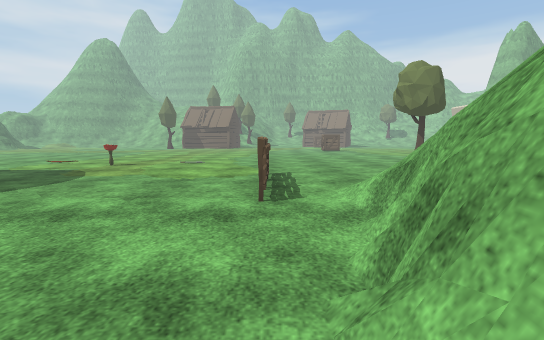
View 1 (above)

21 first-person views from a walk through a scene from a Unity 3-D project. The camera is 1.2 m above the floor, tilts 6° down and sees 85° across. The floor is counted in squares, 1 m on a side. Each view is taken from the middle of a square. On the plan, view 1 faces up. The plan holds only what a view shows up to about 13 squares ahead; the rest is blank. The place goes on beyond the plan. Some animated figures are not drawn. Some surface patterns are stand-ins.

View 2
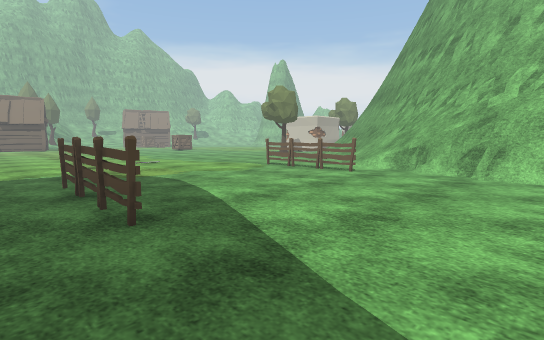

View 3
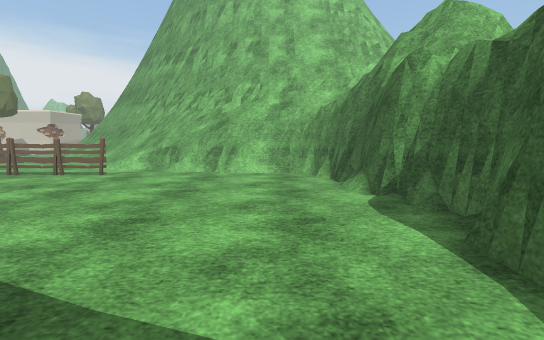

View 4
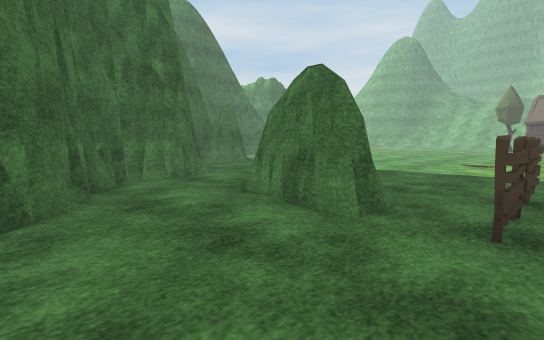

View 5
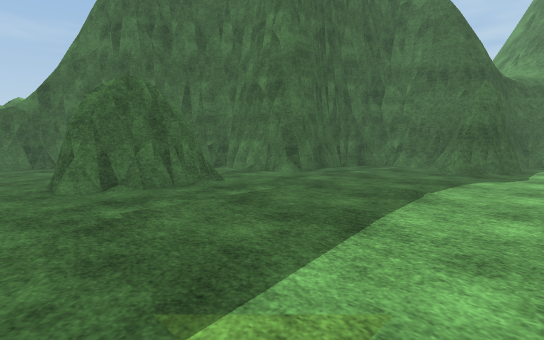

View 6
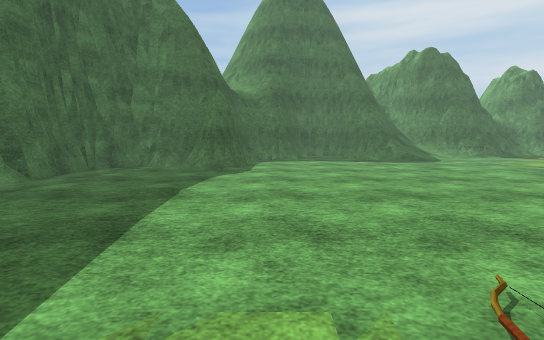

View 7
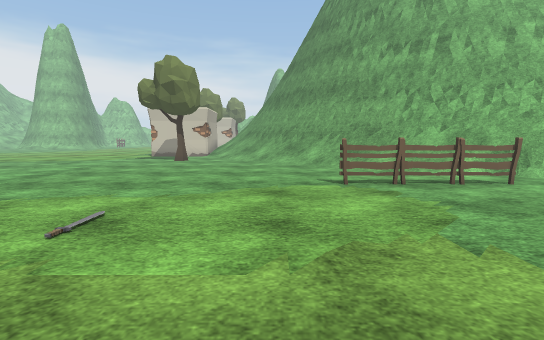

View 8
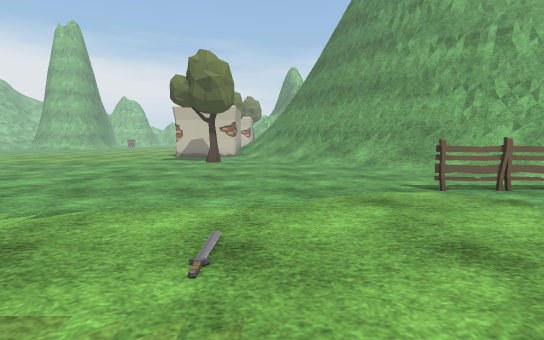

View 9
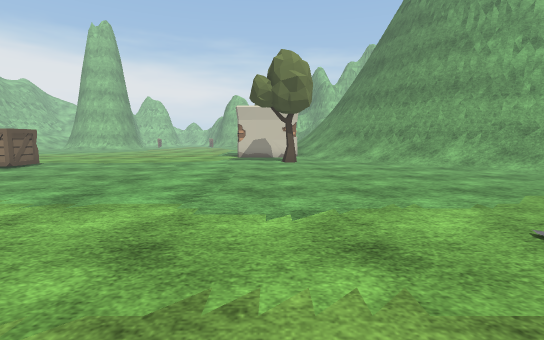

View 10
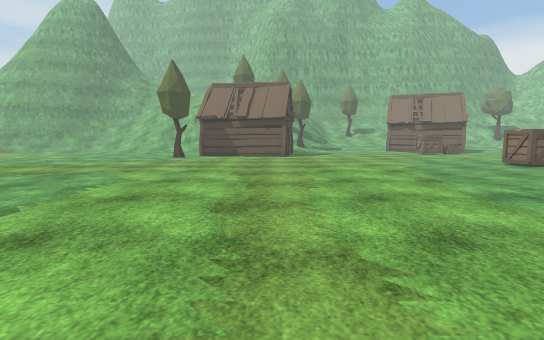

View 11
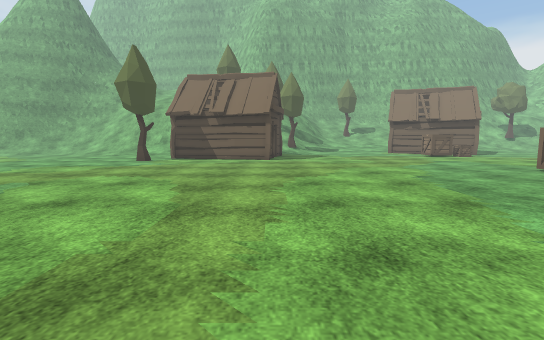

View 12
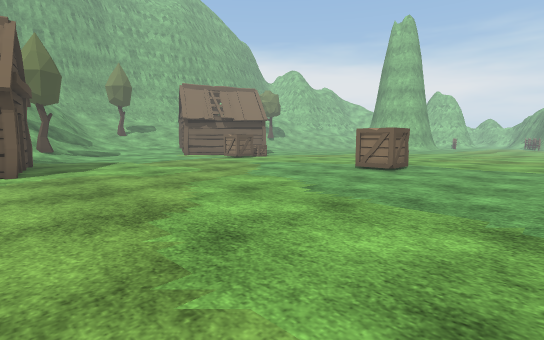

View 13
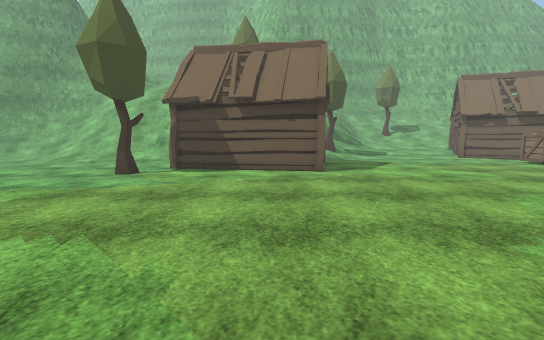

View 14
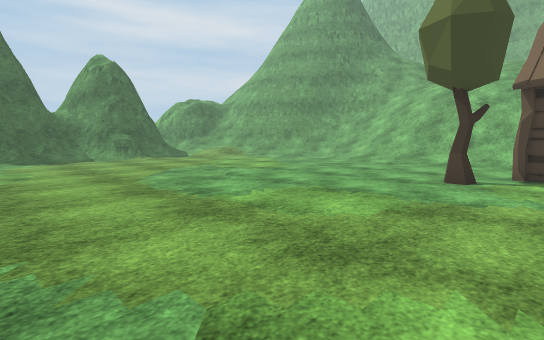

View 15
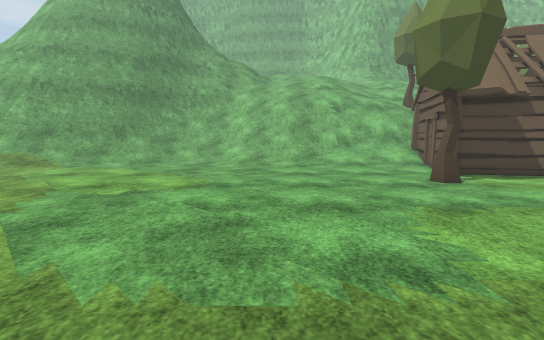

View 16
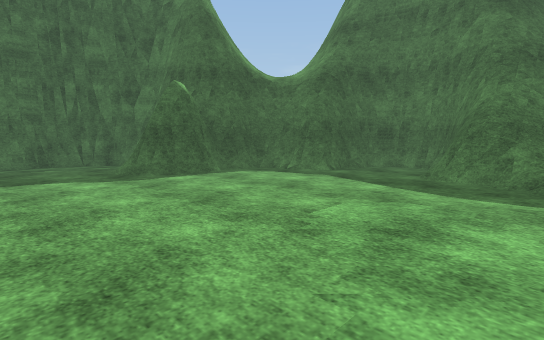

View 17
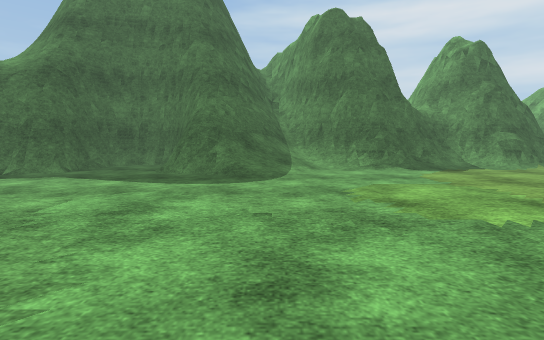

View 18
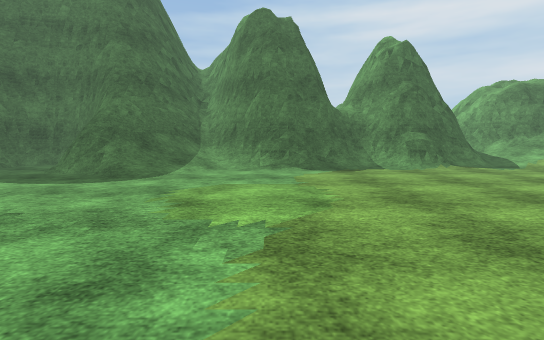

View 19
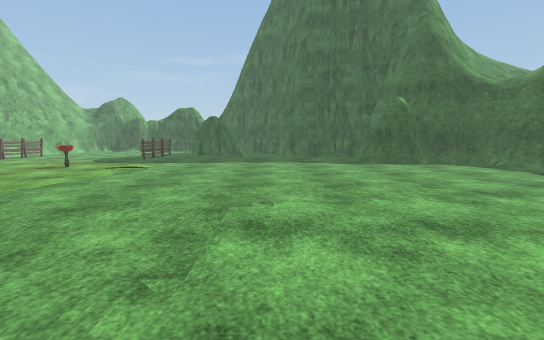

View 20
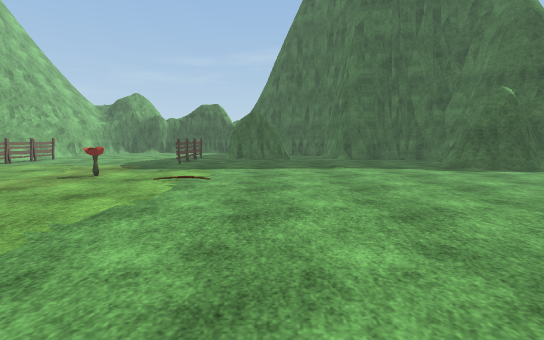

View 21
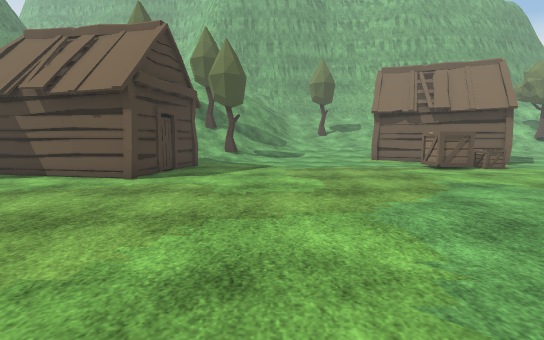

### Floor plan
Key: @ floor where view 1 was taken; # wall or solid block; . main floor; : floor 0.25 m higher than the main floor; / step, stairs or slope; = window, fence, low wall or low ledge; F fence; C crate; H hut; T tree; O other object.
Columns run from 29 left of view 1 to 6 right of it. Each row starts with its distance up from view 1.
 40  ////.    ....::://H  HHH.         C
 39  ///...............H    H..........C
 38   /...............H     H...........
 37 //................HHHH  H...........
 36 ......................HHH...........
 35 :................T..................
 34 =...................................
 33 #/.................................
 32 #/................................
 31 =/..................................
 30 /.................................CC
 29 #/................................CC
 28 #/..................................
 27 #=..................................
 26 #=..................................
 25 #/..........   .....................
 24 //.................................
 23 ///................................
 22 ////...............................
 21 #///...............................
 20 #=//...............................
 19 ###................................
 18 ##=................................
 17 ...................................
 16 ...................................
 15 #..................................
 14 ###................................
 13   ##..................O............
 12   ##=.=.............................
 11    ######........................../
 10      ####....................F....//
  9       #=.............F.......F...///
  8       ##.............F.......F..//=#
  7        #.............F.......F.///=#
  6        #####...=##...F.......F.//=##
  5           ###.. ###..F.........=/##
  4             #........F.........=###
  3             #.................===#
  2             ##................##=#
  1              ###..............####
  0                ##... ........@#
 -1                   .. ........=#
 -2                  ### .....#####
 -3                       ######

Where each view was taken, in squares from view 1:
view 1: 0 up, 0 right, facing up
view 2: 0 up, 10 left, facing up-right
view 3: 0 up, 10 left, facing right
view 4: 0 up, 8 left, facing up-left
view 5: 13 up, 9 left, facing down-left
view 6: 13 up, 9 left, facing left
view 7: 12 up, 8 left, facing right
view 8: 14 up, 7 left, facing right
view 9: 18 up, 7 left, facing right
view 10: 16 up, 6 left, facing up
view 11: 19 up, 5 left, facing up
view 12: 24 up, 6 left, facing up-right
view 13: 25 up, 7 left, facing up
view 14: 26 up, 10 left, facing up-left
view 15: 27 up, 17 left, facing up
view 16: 21 up, 17 left, facing down-left
view 17: 22 up, 16 left, facing left
view 18: 26 up, 16 left, facing left
view 19: 26 up, 16 left, facing down
view 20: 23 up, 13 left, facing down
view 21: 27 up, 1 left, facing up
